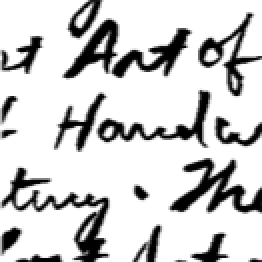
#> input picture Samples/Handwriting.png, 131 x 131 px (shown 2 times larger)
$ jupyter execute HighCapacityConvolutionalEncoder.ipynb
#> lines starting #> are read from the running program, lines starting #| are printed output that depends on the picture; after the words box and inside, x2 and y2 are one past the last pixel; in counts of white or black regions, pixels touching at a corner belong together
#> further down, image is the input picture: shape (131, 131, 4); mean R, G, B, A 205.3, 205.3, 205.3, 255
# 15:16 High-Capacty Convolutional Encoder for Binary Images!
## Embedding rate = 87.5%

[cell 1]
import numpy as np
import matplotlib.pyplot as plt
from skimage.io import imread
import cv2
import random
import time
from skimage.util import random_noise

# Standard number of bits, n = 8 considered
K = 2**8

# data embedding key
DATA_EMBEDDING_KEY = 2718284590

[cell 2]
# function which takes a grayscale image as
# input and returns the histogram of that image.
def Histogram(image):
    # initialize all the values in dictionary to 0
    histogram = {val:0 for val in range(K)}

    # go through the pixels in the image to
    # compute histogram values
    for row in range(image.shape[0]):
        for col in range(image.shape[1]):
            if int(image[row][col]) in histogram:
                histogram[int(image[row][col])] += 1

    return histogram

[cell 3]
# function which takes grayscale image, threshold as
# inputs and returns the value of intra class variance
# (sigma_w^2(th)), also called as within class variance.
def WithinClassVariance(histogram, threshold):

    # class probabilites
    w0 = sum([histogram[val] for val in range(threshold + 1)]) / sum(histogram.values())
    w1 = 1 - w0

    # if probability of any class is 0, then mean,
    # variance of classes are not defined. Since, we need
    # to minimize intra-class variance, assign it to infinity
    if w0 == 0 or w0 == 1:
        return np.inf

    # class means
    u0 = sum([val*histogram[val] for val in range(threshold + 1)]) / (w0 * sum(histogram.values()))
    u1 = sum([val*histogram[val] for val in range(threshold + 1, K)]) / (w1 * sum(histogram.values()))

    # class variances
    v0 = sum([((val - u0)**2)*histogram[val] for val in range(threshold + 1)]) / (w0 * sum(histogram.values()))
    v1 = sum([((val - u1)**2)*histogram[val] for val in range(threshold + 1, K)]) / (w1 * sum(histogram.values()))

    intraClassVar = w0*v0 + w1*v1
    return intraClassVar

[cell 4]
# computes the optimum value of threshold based
# on minimizing intra-class(within class) variance.
def OtsuMinimizeWithinClassVariance(image):
    MinIntraClassVar = None

    # get the histogram
    histogram = Histogram(image)
#> histogram = 256 items

    # go through all the thresholds from 0 to 255 to
    # minimize intra-class variance
    for threshold in range(K):
        intraClassVar = WithinClassVariance(histogram, threshold)
        if MinIntraClassVar == None:
            (MinIntraClassVar, BestOtsuThreshold) = (intraClassVar, threshold)
        if intraClassVar < MinIntraClassVar:
            (MinIntraClassVar, BestOtsuThreshold) = (intraClassVar, threshold)
#> this loop made 256 passes
#> (w0 in WithinClassVariance, w1 in WithinClassVariance, u0 in WithinClassVariance, u1 in WithinClassVariance, v0 in WithinClassVariance, v1 in WithinClassVariance, intraClassVar, MinIntraClassVar) on passes 1 to 11: (0.07, 0.93, 0, 220.8, 0, 5313.9, 4942, 4942), (0.0765, 0.923, 0.0853, 222.3, 0.078, 5007.6, 4624.5, 4624.5), (0.0791, 0.921, 0.147, 223, 0.191, 4886, 4499.7, 4499.7), (0.0826, 0.917, 0.27, 223.8, 0.517, 4716.7, 4327, 4327), (0.0867, 0.913, 0.446, 224.8, 1.12, 4521, 4129.1, 4129.1), (0.0886, 0.911, 0.541, 225.2, 1.52, 4431.2, 4038.9, 4038.9), (0.0908, 0.909, 0.675, 225.8, 2.19, 4324.7, 3932.3, 3932.3), (0.0929, 0.907, 0.821, 226.3, 3.05, 4220.9, 3828.9, 3828.9), (0.0956, 0.904, 1.02, 226.9, 4.34, 4094.6, 3703.7, 3703.7), (0.0979, 0.902, 1.21, 227.5, 5.72, 3982.1, 3592.9, 3592.9), (0.0994, 0.901, 1.34, 227.9, 6.79, 3909.1, 3521.2, 3521.2)
#> (intraClassVar, MinIntraClassVar) on passes 61 to 66: (1490.1, 1490.1), (1466, 1466), (1447.3, 1447.3), (1423.8, 1423.8), (1394, 1394), (1374.4, 1374.4)

    return BestOtsuThreshold

[cell 5]
# function which takes the secret text and embedding key as inputs
# and returns encrypted secret data as output (in bits) by XOR-ing
# prng_sequence and secret text.
def EncryptSecretData(data_to_encrypt, key_seed, BI):
    byte_sequence = data_to_encrypt.encode('ascii')
    binary_strings = [format(byte, '08b') for byte in byte_sequence]
    all_bits_str = "".join(binary_strings)
    binary_data = np.array([int(bit) for bit in all_bits_str], dtype=np.uint8)

    # EMBEDDING RATE HERE
    embedding_rate = 14


    pixels = BI.shape[0]*BI.shape[1]
    #no_of_encryptable_bits = int(pixels * embedding_rate) - (int(pixels * embedding_rate) % 8)
    no_of_encryptable_bits = int(pixels * embedding_rate)

    # process the binary secret data to match no of encryptable bits
    if len(binary_data) > no_of_encryptable_bits:
        binary_data = binary_data[0:no_of_encryptable_bits]
    elif len(binary_data) < no_of_encryptable_bits:
        zero_padding = np.zeros((no_of_encryptable_bits - len(binary_data)), dtype=np.uint8)
        binary_data = np.concatenate((binary_data, zero_padding))


    data_len = binary_data.size

    # based on embedding key
    random.seed(key_seed)
    prng_sequence = np.array([random.randint(0, 1) for _ in range(data_len)], dtype=int)
    secret_data = np.bitwise_xor(binary_data, prng_sequence)

    return secret_data

[cell 6]
# function which takes grayscale image and threshold as
# inputs and returns a binarized image based on threshold.
def BinarizedImage(image):
    if len(image.shape) > 2:
        grayscale_image = cv2.cvtColor(image, cv2.COLOR_BGR2GRAY)
    else:
        grayscale_image = image
    threshold = OtsuMinimizeWithinClassVariance(grayscale_image)

    return (grayscale_image > threshold).astype(np.uint8)
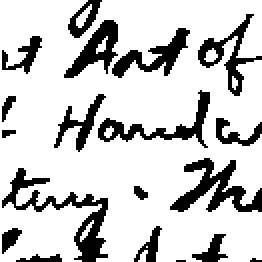
#> returned value: shape (131, 131) (shown 2 times larger); values 0 (black) and 1 (white), 79.5% white; 19 black regions (2 under 20 px), largest, box (x1, y1, x2, y2) and area: (1, 84, 54, 131) 574, (85, 79, 131, 106) 503, (49, 45, 105, 74) 372
#> (reads Samples/SECRET_MESSAGE.txt from the repository)
#| Adjusted length of secret message (in bits): 240254

[cell 7]
# function which takes secret data in bits and key seed as inputs,
# decrypts the secret data and returns the secret text.
def DecryptEmbeddedData(secret_data, key_seed):

    # make sure the length is divisible by 8
    if len(secret_data) % 8 != 0:
        secret_data = secret_data[0: len(secret_data) - (len(secret_data) % 8)]

    # re-create the exact same prng_sequence
    random.seed(key_seed)
    prng_sequence = np.array([random.randint(0, 1) for _ in range(secret_data.size)], dtype=int)

    # recover by again performing XOR
    recovered_data = np.bitwise_xor(secret_data, prng_sequence)

    byte_vectors = recovered_data.reshape(-1, 8)
    weights = np.array([128, 64, 32, 16, 8, 4, 2, 1], dtype=np.uint8)
    decimal_values = byte_vectors.dot(weights)
    byte_string = decimal_values.astype(np.uint8).tobytes()
    ascii_string = byte_string.decode('ascii')

    return ascii_string

[cell 8]
def hamming_distance(str1, str2):
    if len(str1) != len(str2): return
    distance = 0
    for char1, char2 in zip(str1, str2):
        if char1 == '?' or char2 == '?': continue
        if char1 != char2:
            distance += 1
    return distance

[cell 9]
def ComputePermutations(num):
    outputs = []
    for i in range(2**num):
        val = f"{i:0{num}b}"
        outputs.append(val)

    return outputs

[cell 10]
def ConvolutionalEncoder(polynomial, input_bits, puncture_pattern):
    L = len(str(polynomial[0])) - 1
    for p in polynomial[1:]:
        if len(str(p)) - 1 != L:
            print("Error!!")

    # number of inputs and outputs!
    inputs = 1
    outputs = len(polynomial)


    # No. of states = 2^2 = 4
    number_of_states = 2**L

    state_transitions = dict()

    # idea is that the input will be of the form
    # (present state, input),
    # output is (next state, output)!
    states = ComputePermutations(L)
    for state in states:
        all_inputs = ComputePermutations(inputs)
        for ip in all_inputs:
            new = ip + state
            newState = new[:-1]
            finalOutput = ""
            for op in range(outputs):
                output_polynomial = str(polynomial[op])
                if len(output_polynomial) != L + 1: break

                output = int(ip) * int(output_polynomial[0])
                for itr in range(1, len(output_polynomial)):
                    output = output ^ int(output_polynomial[itr])*int(state[itr-1])

                finalOutput += str(output)

            state_transitions[(state, ip)] = (newState, finalOutput)


    initial_state = f"{0:0{L}b}"
    input_string = str(input_bits[0])

    output_bits = []
    present_state = initial_state

    for bit in input_bits:
        (new_state, output) = state_transitions[(present_state, str(bit))]
        for itr in range(len(output)):
            output_bits.append(int(output[itr]))
        present_state = new_state


    # puncturing here only
    # puncture_pattern = [1, 0, 0, 1, 0, 1, 1, 0, 1, 1, 0, 1, 0, 1, 1, 0]

    index = 0
    length = len(puncture_pattern)
    punctured_output = []
    for bit in output_bits:
        if puncture_pattern[index] == 1:
            punctured_output.append(bit)
        index = (index + 1) % length

    return (punctured_output, state_transitions)

[cell 11]
def decodeViterbi(trellis_path, reverseMap):
    L = 2
    least_metric=np.inf
    for path, metric in trellis_path.items():
        if metric < least_metric:
            FinalPath = path
            least_metric = metric

    output_states = [FinalPath[i:i+L] for i in range(0, len(FinalPath), L)]

    prev_state = output_states[0]
    FinalDecodedOutput = []
    for current_state in output_states[1:]:
        transition = prev_state + current_state
        FinalDecodedOutput.append(int(reverseMap[transition]))
        prev_state = current_state

    return (FinalDecodedOutput, FinalPath[-L:])

[cell 12]
def ViterbiDecoder(state_transitions, punctured_output, puncture_pattern, depth):

    actual_output = []
    index = 0
    L = 2
    inputs = 1
    length = len(puncture_pattern)

    for bit in punctured_output:

        if puncture_pattern[index] == 0:
            actual_output.append('?')
            index = (index + 1) % length

        if puncture_pattern[index] == 0:
            actual_output.append('?')
            index = (index + 1) % length

        if puncture_pattern[index] == 1:
            actual_output.append(bit)
            index = (index + 1) % length

    if len(actual_output) % L != 0:
        for i in range(len(actual_output)%L):
            actual_output.append('?')


    concatenated_bits = ["".join(map(str, actual_output[i:i+L])) for i in range(0, len(actual_output), L)]

    encoded_bits = concatenated_bits
    initial_state = f"{0:0{L}b}"
    trellis_path = dict({initial_state:0})

    reverseMap = dict()
    for key, val in state_transitions.items():
        (presentState, ip) = key
        (nextState, op) = val
        reverseMap[presentState + nextState] = ip

    all_inputs = ComputePermutations(inputs)
    finalOutput = []

    for stage in range(len(encoded_bits)):
        new_trellis = {}
        for path, old_metric in trellis_path.items():
            for ip in all_inputs:
                (newState, output) = state_transitions[(path[-L:], ip)]
                #print(output, encoded_bits[stage],  hamming_distance(encoded_bits[stage], output) )
                updated_metric = old_metric + hamming_distance(encoded_bits[stage], output)
                updated_path = path + newState
                new_trellis[updated_path] = updated_metric

        minimum_metric = dict()

        for path, metric in new_trellis.items():
            state = path[-L:]
            if state in minimum_metric:
                (storedPath, storedMetric) = minimum_metric[state]
                if metric < storedMetric:
                    minimum_metric[state] = (path, metric)
            else:
                minimum_metric[state] = (path, metric)

        updated_trellis = {}
        for key, val in minimum_metric.items():
            (path, metric) = val
            updated_trellis[path] = metric
        trellis_path = updated_trellis

        if stage != 0 and stage % depth == 0:
            (Output2, LastState) = decodeViterbi(trellis_path, reverseMap)
            finalOutput.extend(Output2)
            trellis_path = {LastState:0}


    (Output3, LastState) = decodeViterbi(trellis_path, reverseMap)
    finalOutput.extend(Output3)

    return finalOutput

## ENCODING

[cell 13]
image = imread('Samples/Handwriting.png')
BI = BinarizedImage(image)

# dimension of chosen image
X, Y = BI.shape

plt.imshow(BI, cmap='gray')
plt.title("Sample Binary image")
plt.show()

[cell 14]
# open the secret message and encrypt it
with open('Samples/SECRET_MESSAGE.TXT', 'r') as file:
    secret_message = file.read()

secret_data_in_bits = EncryptSecretData(secret_message, DATA_EMBEDDING_KEY, BI)
print("Length of secret message (in bits): " + str(len(secret_message)*8))
print("Adjusted length of secret message (in bits): " + str(len(secret_data_in_bits)))

[cell 15]
VectorizedBI = BI.reshape(BI.shape[0] * BI.shape[1])
SCALING_FACTOR = 4
totLen = int(15)

# Create an empty array of the correct size
interlaced_array = np.empty(VectorizedBI.size + secret_data_in_bits.size, dtype=VectorizedBI.dtype)

# Assign elements using slicing
interlaced_array[0::totLen] = VectorizedBI  # Assign arr1 to even indices

# for j in range(0, 15):
#    interlaced_array[(int(j)+1)::totLen] = secret_data_in_bits[int(j)::(totLen - 1)]

interlaced_array[1::15]  = secret_data_in_bits[0::14]
interlaced_array[2::15]  = secret_data_in_bits[1::14]
interlaced_array[3::15]  = secret_data_in_bits[2::14]
interlaced_array[4::15]  = secret_data_in_bits[3::14]
interlaced_array[5::15]  = secret_data_in_bits[4::14]
interlaced_array[6::15]  = secret_data_in_bits[5::14]
interlaced_array[7::15]  = secret_data_in_bits[6::14]
interlaced_array[8::15]  = secret_data_in_bits[7::14]
interlaced_array[9::15]  = secret_data_in_bits[8::14]
interlaced_array[10::15] = secret_data_in_bits[9::14]
interlaced_array[11::15] = secret_data_in_bits[10::14]
interlaced_array[12::15] = secret_data_in_bits[11::14]
interlaced_array[13::15] = secret_data_in_bits[12::14]
interlaced_array[14::15] = secret_data_in_bits[13::14]


polynomial = [111, 101]
puncture_pattern = [1, 0, 0, 1, 0, 1, 1, 0, 0, 1, 0, 1, 0, 1, 1, 0, 1, 1, 1, 0, 1, 0, 0, 1, 1, 0, 1, 0, 1, 0]


start = time.time()

(Encoded_bits, state_transitions) = ConvolutionalEncoder(polynomial, interlaced_array, puncture_pattern)

end = time.time()

print("ENCODING TIME:", end - start)
print("Length of Encoded Bits:", len(Encoded_bits))
#| Length of Encoded Bits: 274576

[cell 16]
encoded_image = np.empty((BI.shape[0]*SCALING_FACTOR, BI.shape[1]*SCALING_FACTOR), dtype=np.uint8)

itr = 0
for row in range(BI.shape[0]):
    for col in range(BI.shape[1]):
        encoded_image[SCALING_FACTOR*row][SCALING_FACTOR*col]     = Encoded_bits[itr]
        encoded_image[SCALING_FACTOR*row][SCALING_FACTOR*col + 1] = Encoded_bits[itr + 1]
        encoded_image[SCALING_FACTOR*row][SCALING_FACTOR*col + 2] = Encoded_bits[itr + 2]
        encoded_image[SCALING_FACTOR*row][SCALING_FACTOR*col + 3] = Encoded_bits[itr + 3]


        encoded_image[SCALING_FACTOR*row + 1][SCALING_FACTOR*col]     = Encoded_bits[itr + 4]
        encoded_image[SCALING_FACTOR*row + 1][SCALING_FACTOR*col + 1] = Encoded_bits[itr + 5]
        encoded_image[SCALING_FACTOR*row + 1][SCALING_FACTOR*col + 2] = Encoded_bits[itr + 6]
        encoded_image[SCALING_FACTOR*row + 1][SCALING_FACTOR*col + 3] = Encoded_bits[itr + 7]

        encoded_image[SCALING_FACTOR*row + 2][SCALING_FACTOR*col]     = Encoded_bits[itr + 8]
        encoded_image[SCALING_FACTOR*row + 2][SCALING_FACTOR*col + 1] = Encoded_bits[itr + 9]
        encoded_image[SCALING_FACTOR*row + 2][SCALING_FACTOR*col + 2] = Encoded_bits[itr + 10]
        encoded_image[SCALING_FACTOR*row + 2][SCALING_FACTOR*col + 3] = Encoded_bits[itr + 11]


        encoded_image[SCALING_FACTOR*row + 3][SCALING_FACTOR*col]     = Encoded_bits[itr + 12]
        encoded_image[SCALING_FACTOR*row + 3][SCALING_FACTOR*col + 1] = Encoded_bits[itr + 13]
        encoded_image[SCALING_FACTOR*row + 3][SCALING_FACTOR*col + 2] = Encoded_bits[itr + 14]
        encoded_image[SCALING_FACTOR*row + 3][SCALING_FACTOR*col + 3] = Encoded_bits[itr + 15]

        itr += SCALING_FACTOR*SCALING_FACTOR
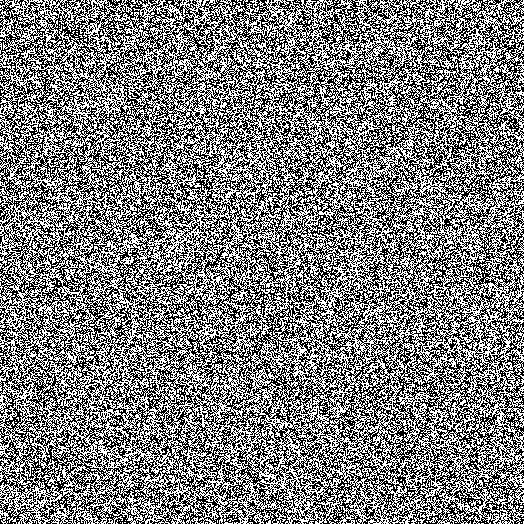
#> encoded_image: shape (524, 524); values 0 (black) and 1 (white), 49.9% white in thin lines or dots

plt.imshow(encoded_image, cmap='gray')
plt.title("Encoded Image!")
plt.show()
print("Size of Encoded image", encoded_image.shape)
#| Size of Encoded image (524, 524)

# DECODING

[cell 17]
rx_image = encoded_image
rx_encoded_bits = np.empty((rx_image.size,), dtype=np.uint8)

actual_rows = rx_image.shape[0] // SCALING_FACTOR
actual_cols = rx_image.shape[1] // SCALING_FACTOR

itr = 0
for i in range(actual_rows):
    for j in range(actual_cols):
        # 3x3 block and serialize
        rx_encoded_bits[itr : itr + SCALING_FACTOR * SCALING_FACTOR] = np.reshape(rx_image[i*SCALING_FACTOR: i*SCALING_FACTOR + SCALING_FACTOR, j*SCALING_FACTOR: j* SCALING_FACTOR + SCALING_FACTOR], (SCALING_FACTOR*SCALING_FACTOR,))
        itr += SCALING_FACTOR* SCALING_FACTOR


start = time.time()

decoded_bits = ViterbiDecoder(state_transitions, rx_encoded_bits, puncture_pattern, 1)

end = time.time()
print("DECODING TIME:", end - start)

[cell 18]
decoded_image = []
secret_data = []
for itr in range(0, len(decoded_bits), SCALING_FACTOR*SCALING_FACTOR - 1):
    decoded_image.append(decoded_bits[itr])
    secret_data.extend(decoded_bits[itr + 1: itr + SCALING_FACTOR*SCALING_FACTOR - 1])

[cell 19]
secret_data = DecryptEmbeddedData(np.array(secret_data), DATA_EMBEDDING_KEY)

# NOT Printing entire message (which is tooo lengthy)
print("Decoded message:\n", secret_data[0:2036])
#> (printed output is left out)

[cell 20]
finalImage = np.array(decoded_image).reshape((X, Y))
fig, axes = plt.subplots(1, 2, figsize=(10, 5))

# Display the first image
axes[0].imshow(finalImage, cmap='gray')
axes[0].set_title("Decoded Image!")

# Display the second image
axes[1].imshow(BI, cmap='gray')
axes[1].set_title("Original Image")

# Show the window or notebook plot
plt.tight_layout()
plt.show()
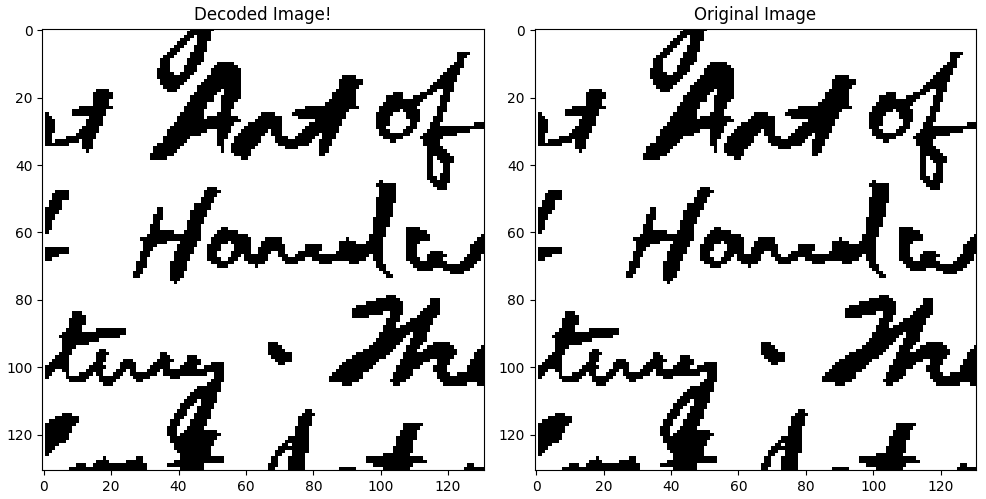
#> figure drawn by matplotlib, 2 panels
